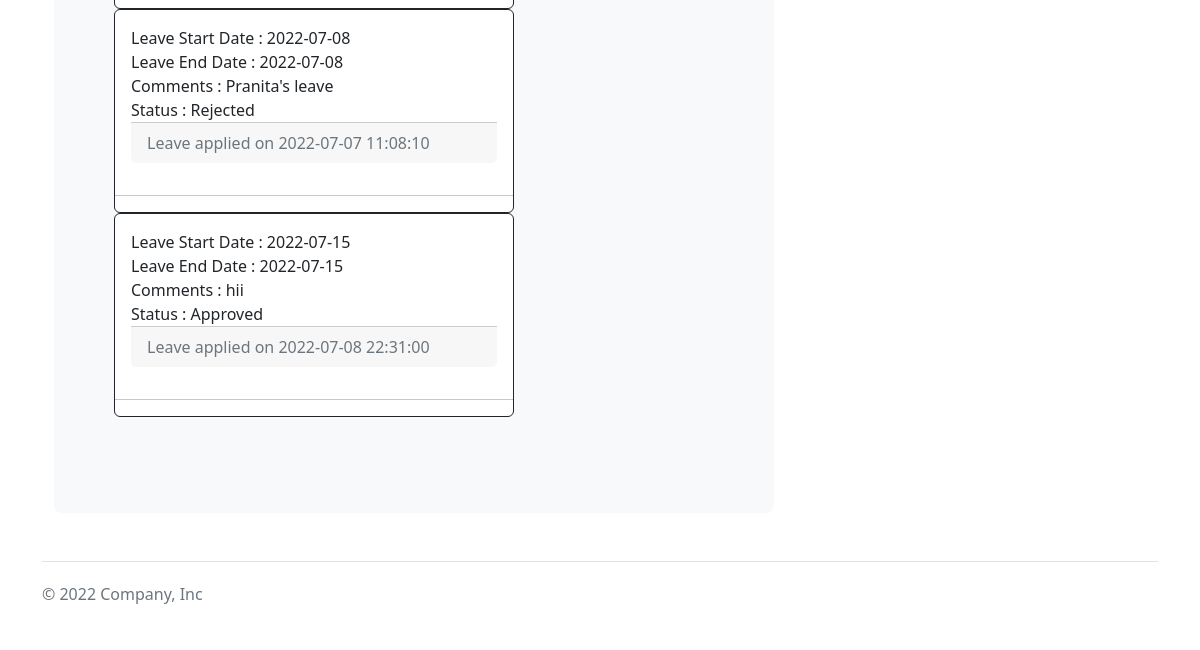
The app's page /home (signed in, lower part), older data.
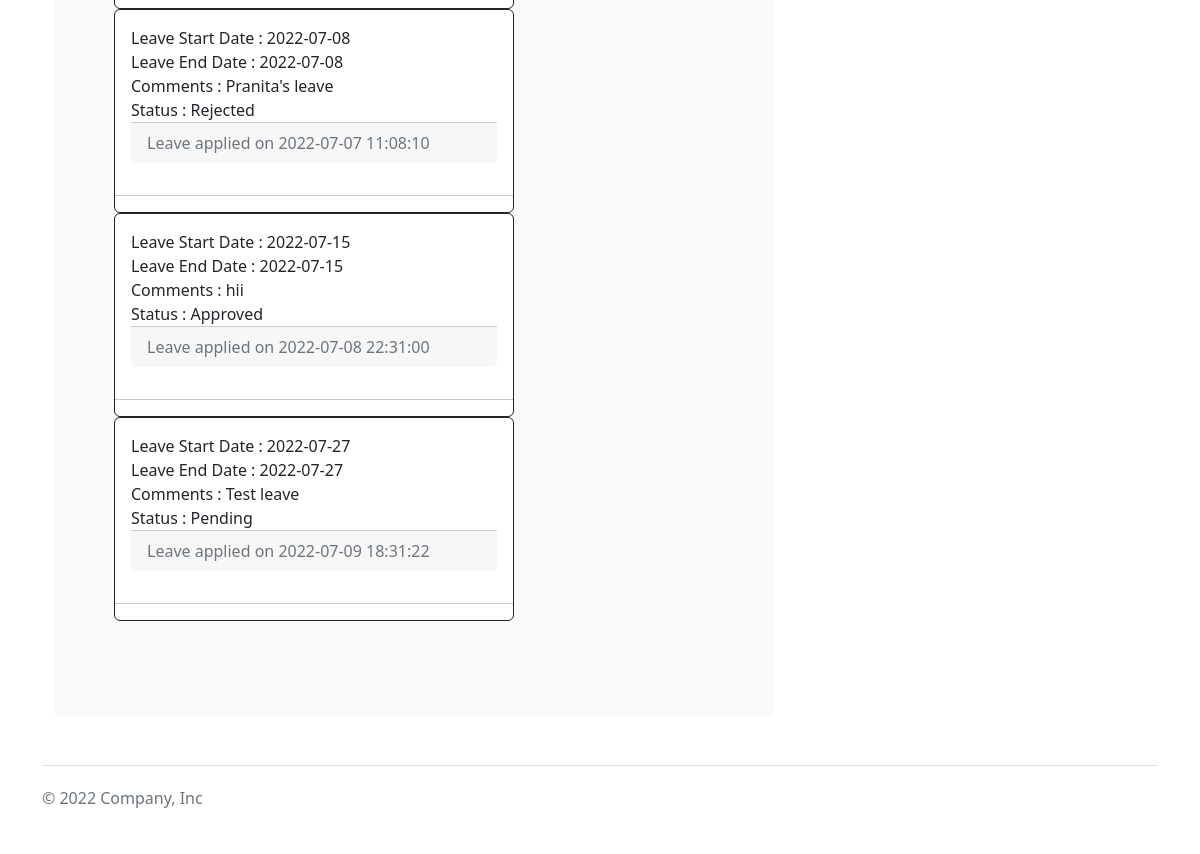
The same page, newer data.
### website/models.py (models this page shows, shortened)
class Leave(db.Model):
    leaveid = db.Column(db.Integer, primary_key= True)
    startdate = db.Column(db.String(50))
    enddate = db.Column(db.String(50))
    comment = db.Column(db.String(200))
    status = db.Column(db.Integer)
    leavedate_created = db.Column(db.DateTime(timezone=True), default= func.now())
    userid = db.Column(db.Integer, db.ForeignKey('user.userid', ondelete="CASCADE"), nullable = false)

### website/views.py (the view)
@views.route("/home")
@login_required
def home():
    leaves = Leave.query.filter_by(userid= current_user.userid)
    return render_template('home.html', user=current_user, leaves= leaves)

### website/__init__.py (called while the page is built)
def create_app():
    app = Flask(__name__)
    app.config['SECRET_KEY'] = "mywebkey"
    app.config['SQLALCHEMY_DATABASE_URI'] = f'sqlite:///database.db'
    db.init_app(app)
    from .views import views
    from .auth import auth
    app.register_blueprint(views, url_prefix ="/" )
    app.register_blueprint(auth, url_prefix ="/" )
    from .models import User, Leave
    create_database(app)
    login_manager = LoginManager()
    login_manager.login_view= "auth.login"
    login_manager.init_app(app)
    @login_manager.user_loader
    def load_user(userid):
        return User.query.get(int(userid))
    return app

### website/templates/home.html (shortened to what this page needs)
    {% extends "base.html" %}
    {% block content %}
    <div class="container">
        <div class="row">
            <div class="col-md-8" >
                <div class="p-5 mb-4 bg-light rounded-3">
                    <div class="container-fluid py-5">
                      <div class="col-md-8 form-group" id="leaves">
                        {% for leave in leaves %}
                        <div class="card  center border-dark">
                            <div class="card-body">
                                <div class="card-text">
                                    Leave Start Date : {{leave.startdate}} <br>
                                    Leave End Date : {{leave.enddate}}<br>
                                    Comments : {{leave.comment}}<br>
                                    {% if leave.status==1 %}
                                        Status : Approved
                                    {% endif %}
                                    {% if leave.status==2 %}
                                        Status : Rejected
                                    {% endif %}
                                    {% if leave.status==3 %}
                                        Status : Pending
                                    {% endif %}
                                </div>
                                <div class="card-footer text-muted">
                                    Leave applied on {{leave.leavedate_created}}
                                </div>
                            </div>
                            <hr class="featurette-divider">
                        </div>
                        {% endfor %}
                    </div>
                    </div>
                </div>
            </div>
        <div class="col-md-4" >
        </div>
        </div>
    </div>
    {% endblock %}

Row changes from the older to the newer data that the page shows:
added Leave: startdate "2022-07-27", enddate "2022-07-27", comment "Test leave", status "Status : Pending", leavedate_created "2022-07-09 18:31:22"
